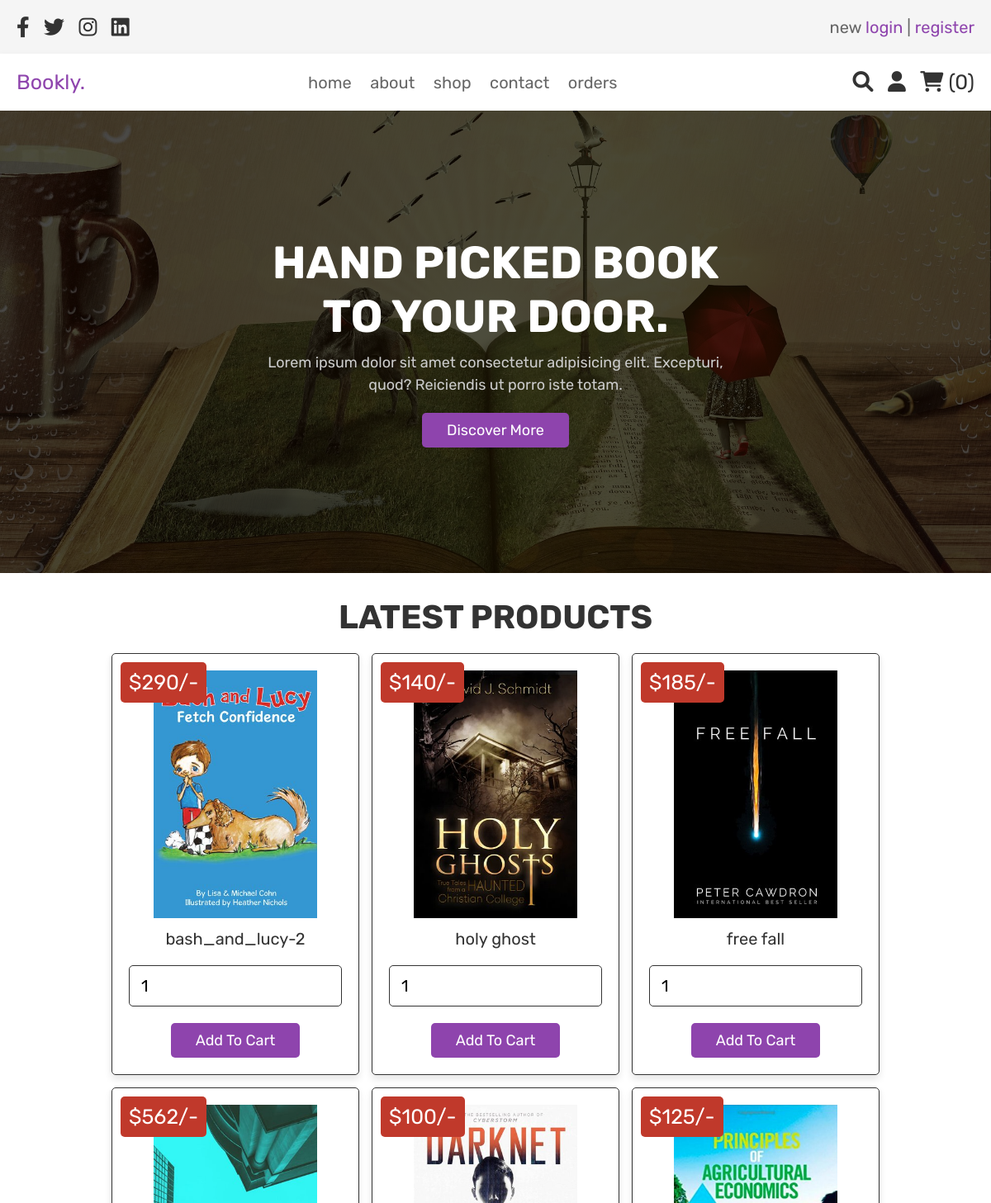
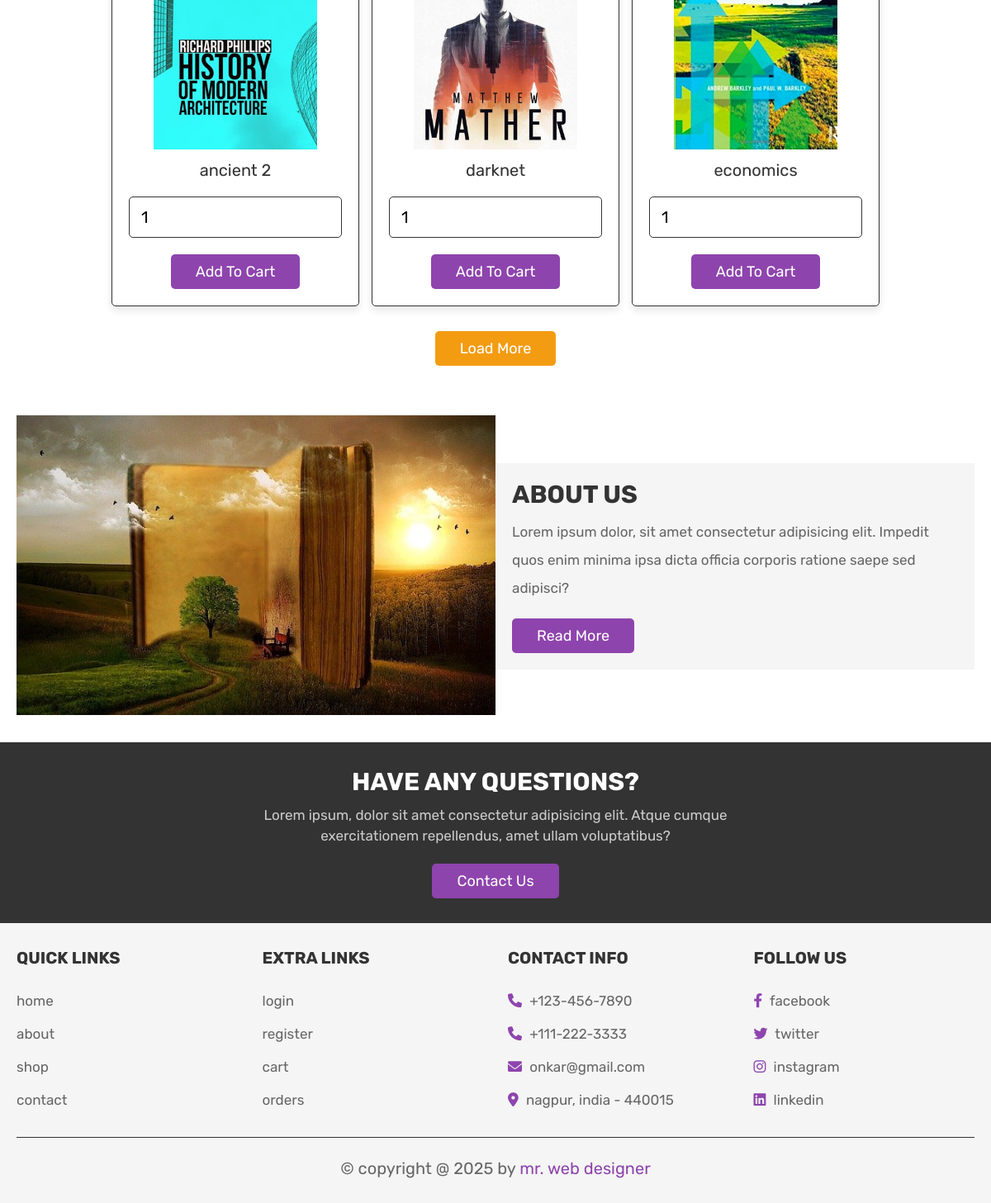
Screenshot of /home.php (signed in) with the database file from the repository (2 pictures, top to bottom).
### tables this page shows
CREATE TABLE `products` (
  `id` int(100) NOT NULL,
  `name` varchar(100) NOT NULL,
  `price` int(100) NOT NULL,
  `image` varchar(100) NOT NULL
);

### home.php (the view, shortened to what this page needs)
<?php
include 'config.php';
?>
<!DOCTYPE html>
<html lang="en">
<head>
   <link rel="stylesheet" href="https://cdnjs.cloudflare.com/ajax/libs/font-awesome/6.0.0/css/all.min.css">
   <link rel="stylesheet" href="css/style.css">
</head>
<body>
<?php include 'header.php'; ?>
<section class="home">
   <div class="content">
      <h3>Hand Picked Book to your door.</h3>
      <p>Lorem ipsum dolor sit amet consectetur adipisicing elit. Excepturi, quod? Reiciendis ut porro iste totam.</p>
      <a href="about.php" class="white-btn">discover more</a>
   </div>
</section>
<section class="products">
   <h1 class="title">latest products</h1>
   <div class="box-container">
      <?php
         $select_products = mysqli_query($conn, "SELECT * FROM `products` LIMIT 6") or die('query failed');
         if(mysqli_num_rows($select_products) > 0){
            while($fetch_products = mysqli_fetch_assoc($select_products)){
      ?>
     <form action="" method="post" class="box">
      <img class="image" src="uploaded_img/<?php echo $fetch_products['image']; ?>" alt="">
      <div class="name"><?php echo $fetch_products['name']; ?></div>
      <div class="price">$<?php echo $fetch_products['price']; ?>/-</div>
      <input type="number" min="1" name="product_quantity" value="1" class="qty">
      <input type="submit" value="add to cart" name="add_to_cart" class="btn">
     </form>
      <?php
         }
      }else{
         echo '<p class="empty">no products added yet!</p>';
      }
      ?>
   </div>
   <div class="load-more" style="margin-top: 2rem; text-align:center">
      <a href="shop.php" class="option-btn">load more</a>
   </div>
</section>
<section class="about">
   <div class="flex">
      <div class="image">
         <img src="images/about-img.jpg" alt="">
      </div>
      <div class="content">
         <h3>about us</h3>
         <p>Lorem ipsum dolor, sit amet consectetur adipisicing elit. Impedit quos enim minima ipsa dicta officia corporis ratione saepe sed adipisci?</p>
         <a href="about.php" class="btn">read more</a>
      </div>
   </div>
</section>
<section class="home-contact">
   <div class="content">
      <h3>have any questions?</h3>
      <p>Lorem ipsum, dolor sit amet consectetur adipisicing elit. Atque cumque exercitationem repellendus, amet ullam voluptatibus?</p>
      <a href="contact.php" class="white-btn">contact us</a>
   </div>
</section>
<?php include 'footer.php'; ?>
</body>
</html>

### css/style.css (style rules this page uses)
:root { --purple:#8e44ad; --red:#c0392b; --orange:#f39c12; --black:#333; --white:#fff; --light-color:#666; --light-white:#ccc; --light-bg:#f5f5f5; --border:.1rem solid var(--black); --box-shadow:0 .5rem 1rem rgba(0,0,0,.1); }
* { font-family: 'Rubik', sans-serif; margin:0; padding:0; box-sizing: border-box; outline: none; border:none; text-decoration: none; transition:all .2s linear; }
html { font-size: 62.5%; overflow-x: hidden; }
section { padding:3rem 2rem; }
.title { text-align: center; margin-bottom: 2rem; text-transform: uppercase; color:var(--black); font-size: 4rem; }
.btn, .option-btn, .delete-btn, .white-btn { display: inline-block; margin-top: 1rem; padding:1rem 3rem; cursor: pointer; color:var(--white); font-size: 1.8rem; border-radius: .5rem; text-transform: capitalize; }
.white-btn, .btn { background-color: var(--purple); }
.option-btn { background-color: var(--orange); }
.home { min-height: 70vh; background:linear-gradient(rgba(0,0,0,.7), rgba(0,0,0,.7)), url(../images/home-bg.jpg) no-repeat; background-size: cover; background-position: center; display: flex; align-items: center; justify-content: center; }
.home .content { text-align: center; width: 60rem; }
.home .content h3 { font-size: 5.5rem; color:var(--white); text-transform: uppercase; }
.home .content p { font-size:1.8rem; color:var(--light-white); padding:1rem 0; line-height: 1.5; }
.products .box-container { max-width: 1200px; margin:0 auto; display: grid; grid-template-columns: repeat(auto-fit, 30rem); align-items: flex-start; gap:1.5rem; justify-content: center; }
.products .box-container .box { border-radius: .5rem; background-color: var(--white); box-shadow: var(--box-shadow); padding:2rem; text-align: center; border:var(--border); position: relative; }
.products .box-container .box .image { height: 30rem; }
.products .box-container .box .name { padding:1rem 0; font-size: 2rem; color:var(--black); }
.products .box-container .box .qty { width: 100%; padding:1.2rem 1.4rem; border-radius: .5rem; border:var(--border); margin:1rem 0; font-size: 2rem; }
.products .box-container .box .price { position: absolute; top:1rem; left:1rem; border-radius: .5rem; padding:1rem; font-size: 2.5rem; color:var(--white); background-color: var(--red); }
.about .flex { max-width: 1200px; margin:0 auto; display: flex; align-items: center; flex-wrap: wrap; }
.about .flex .image { flex:1 1 40rem; }
.about .flex .image img { width: 100%; }
.about .flex .content { flex:1 1 40rem; padding:2rem; background-color: var(--light-bg); }
.about .flex .content h3 { font-size: 3rem; color:var(--black); text-transform: uppercase; }
.about .flex .content p { padding:1rem 0; line-height: 2; font-size: 1.7rem; color:var(--light-color); }
.home-contact { background-color: var(--black); }
.home-contact .content { max-width: 60rem; text-align: center; margin:0 auto; }
.home-contact .content h3 { font-size: 3rem; text-transform: uppercase; color:var(--white); }
.home-contact .content p { padding:1rem 0; line-height: 1.5; color:var(--light-white); font-size: 1.7rem; }

### rows the page displays
products: image (picture), name "bash_and_lucy-2", price "290"
products: image (picture), name "holy ghost", price "140"
products: image (picture), name "free fall", price "185"
products: image (picture), name "ancient 2", price "562"
products: image (picture), name "darknet", price "100"
products: image (picture), name "economics", price "125"

### other values shown
$cart_rows_number "0"
